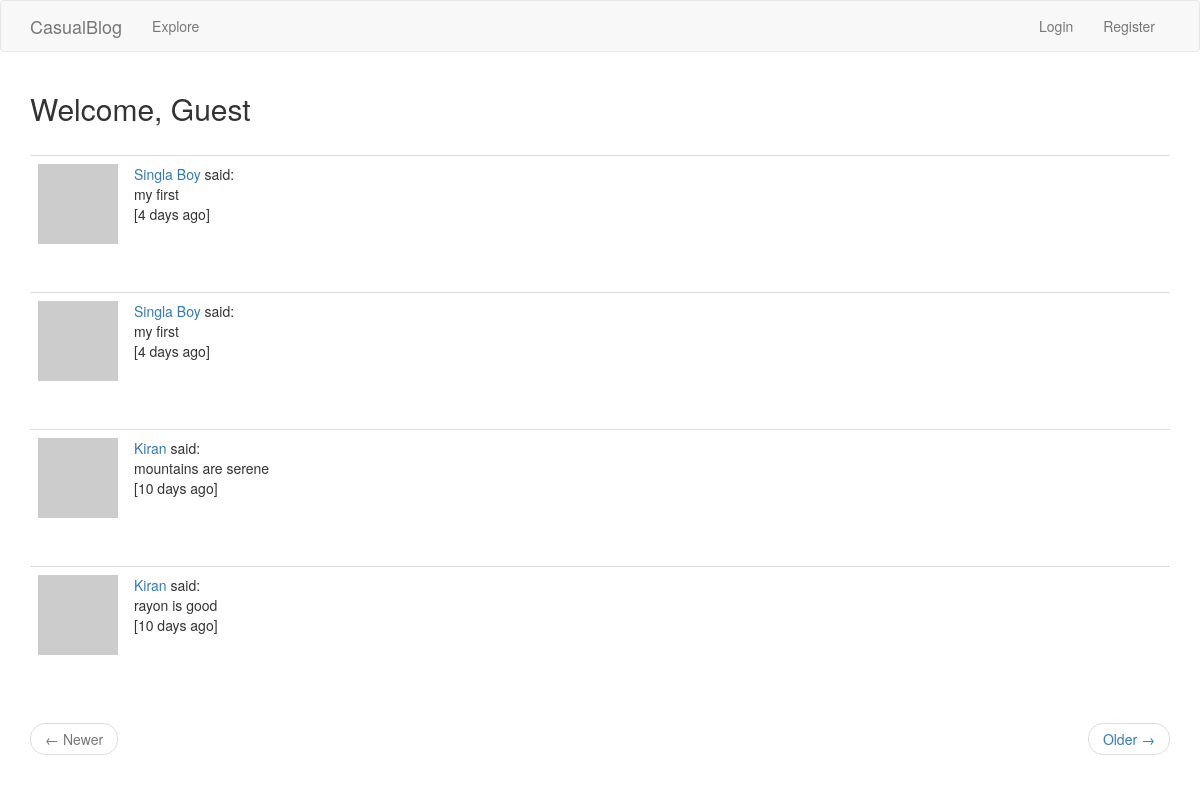
/index, run on the app's committed database.
### app/models.py (models this page shows, shortened)
class Blog(db.Model):
	id = db.Column(db.Integer, primary_key = True)
	title = db.Column(db.String(128), unique=True)
	time_stamp = db.Column(db.DateTime, index=True, default=datetime.utcnow)
	body = db.Column(db.String(512))
	user_id = db.Column(db.Integer, db.ForeignKey('user.id'))
	language = db.Column(db.String(5))
	tag = db.Column(db.String(16))

### app/routes.py (the view, shortened to what this page needs)
@app.route('/', methods=['GET','POST'])
@app.route('/index', methods=['GET','POST'])
def index():
	form = BlogForm()
	page  = request.args.get('page', 1, type=int)
	posts = Blog.query.order_by(Blog.time_stamp.desc()).\
			paginate(page, app.config['POST_PER_PAGE'], False)
	next_url = url_for('index', page=posts.next_num) if posts.has_next else None
	prev_url = url_for('index', page=posts.prev_num) if posts.has_prev else None
	return render_template('index.html', title='Home', posts=posts.items,\
							next_url=next_url, prev_url=prev_url, form=form)

### app/models.py (called while the page is built)
	def avatar(self, size):
		digest = md5(self.email.lower().encode('utf-8')).hexdigest()
		return 'https://www.gravatar.com/avatar/{}?d=identicon&s={}'.format(digest, size)

### app/routes.py (called while the page is built)
@app.before_request
def before_request():
	if current_user.is_authenticated:
		current_user.last_seen = datetime.utcnow()
		db.session.commit()

### app/templates/index.html
{% extends "base.html" %}
{% import 'bootstrap/wtf.html' as wtf%}
{% block app_content %}
	{%if current_user.is_anonymous:%}
    <h2>Welcome, Guest</h2>
	{%else%}
	<h3>Spread your thought, {{current_user.username.title()}}!</h3>
	<div classs='row'>
		<div class='col-md-4'>
			{{wtf.quick_form(form)}}
		</div>
	{%endif%}
	<br>
	{% for post in posts %}
		{% include 'user_blog.html' %}
	{% endfor %}
	<nav aria-label='...'>
		<ul class='pager'>
			<li class='previous{% if not prev_url %} disabled {% endif %}'>
			<a href="{{prev_url or '#'}}">
			<span aria-hidden="true">&larr;</span> Newer
			</a>
			</li>
			<li class='next{% if not next_url %} disabled {% endif %}'>
			<a href="{{next_url or '#'}}">
			Older <span aria-hidden='true'>&rarr;</span>
			</a>
			</li>
		</ul>
	</nav>
{% endblock %}

### app/templates/user_blog.html (shortened to what this page needs)
<table class='table table-hover'>
	<tr valign='top'>
		<td width='50px'>
		<a href="{{url_for('user', username=post.author.username)}}">
			<img src='{{post.author.avatar(50)}}'/>
		</a>
		</td>
		<td>
			{{ user_link }} said:<br>
			<span>{{post.body}}</span><br>
			[{{moment(post.time_stamp).fromNow()}}]
		</td>
	</tr>
</table>
<br>

### data on the page
Blog: user_link "Singla Boy", body "my first", time_stamp "4 days ago"
Blog: user_link "Singla Boy", body "my first", time_stamp "4 days ago"
Blog: user_link "Kiran", body "mountains are serene", time_stamp "10 days ago"
Blog: user_link "Kiran", body "rayon is good", time_stamp "10 days ago"
